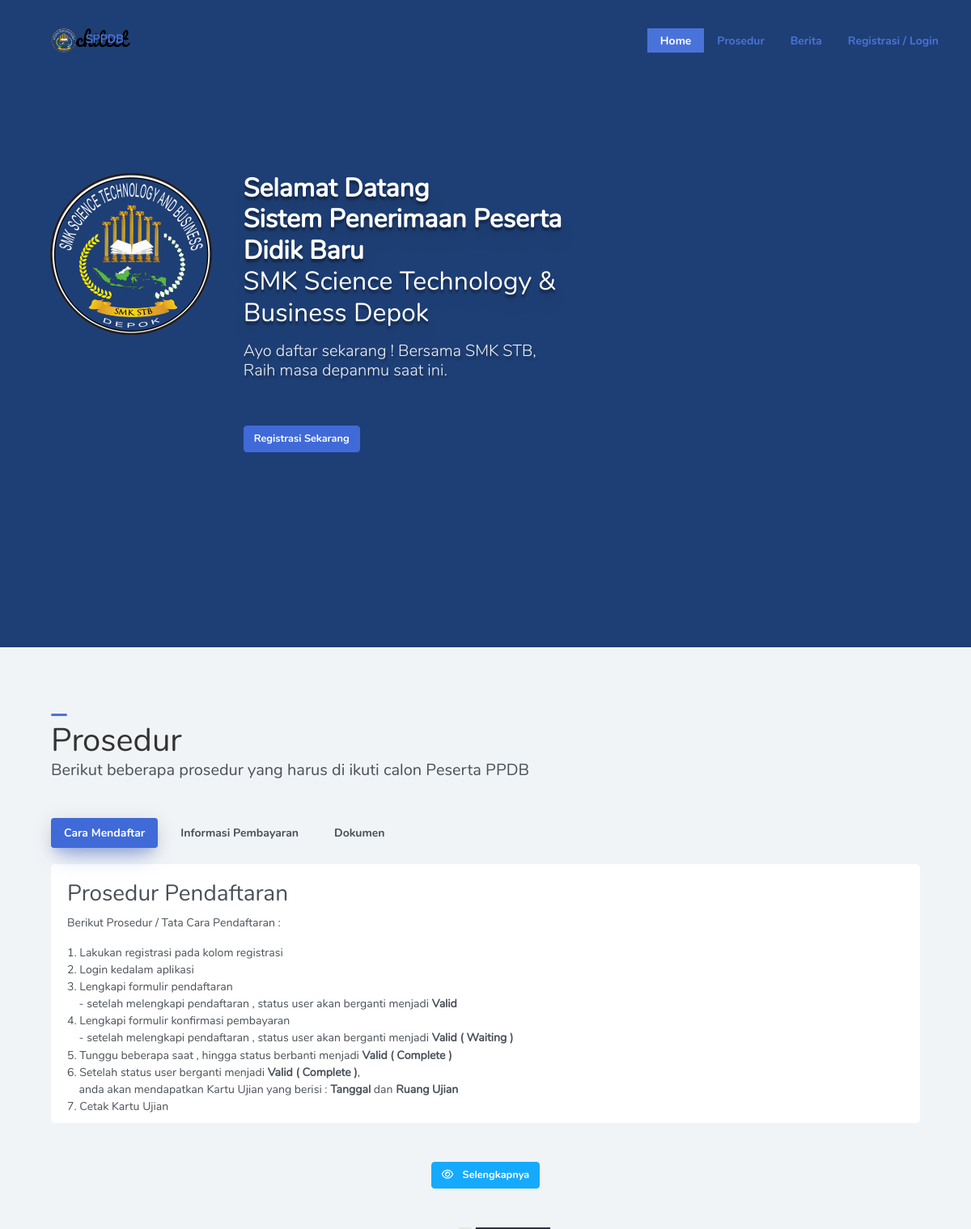
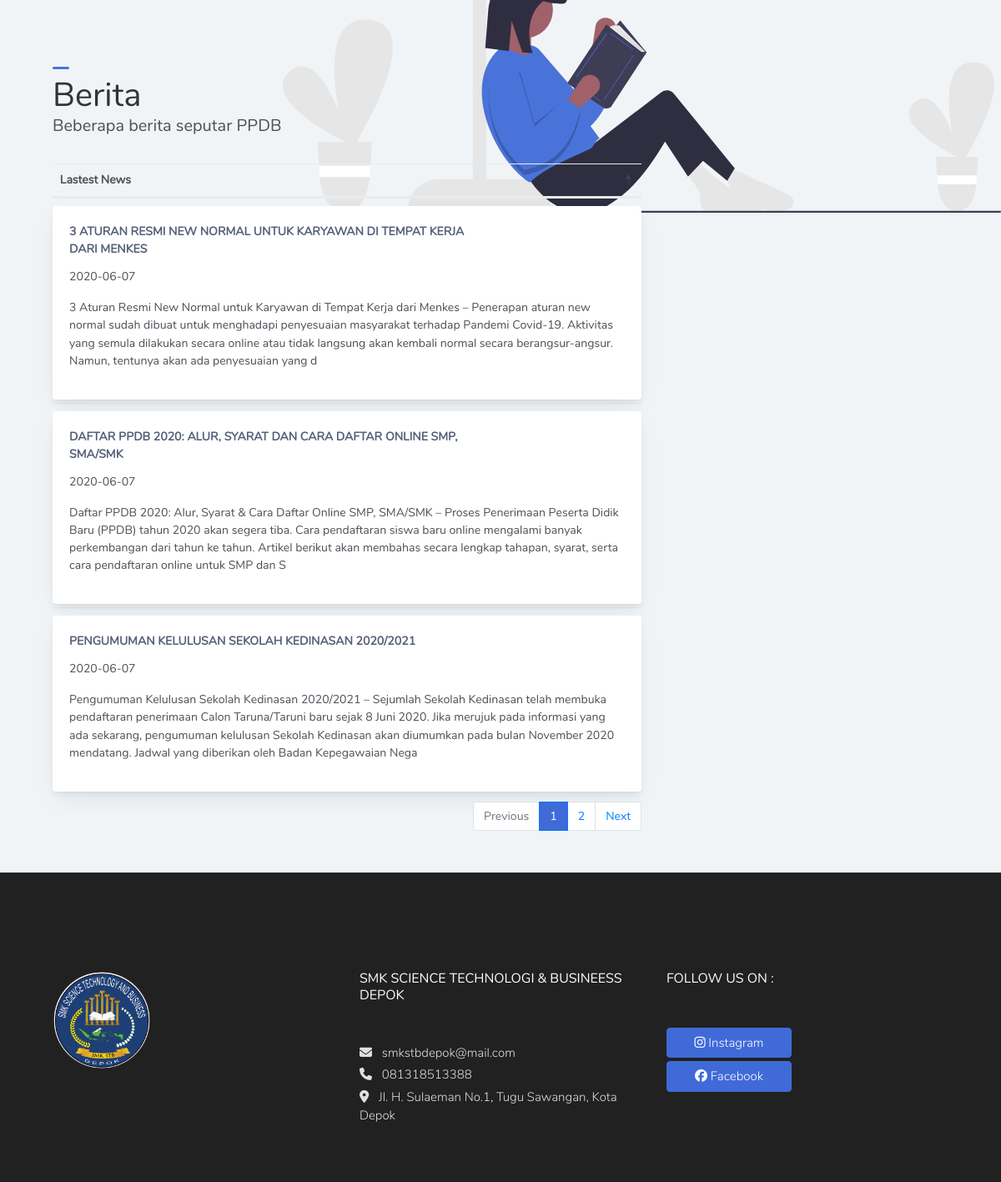
The page / on the database its author committed (2 pictures, top to bottom).
### tables this page shows
CREATE TABLE `_sekolah` (
  `id_sekolah` int(1) NOT NULL,
  `nm_sekolah` varchar(100) NOT NULL,
  `alamat` text NOT NULL,
  `no_telp` varchar(50) NOT NULL,
  `email` varchar(50) NOT NULL,
  `nm_apl` varchar(100) NOT NULL,
  `initial_apl` varchar(20) NOT NULL,
  `logo` text NOT NULL
);

CREATE TABLE `_info` (
  `id_info` int(1) NOT NULL,
  `cara_mendaftar` text NOT NULL,
  `dokumen` text NOT NULL,
  `info_pembayaran` text NOT NULL,
  `welcome_msg` text NOT NULL
);

CREATE TABLE `_berita` (
  `id_berita` int(10) NOT NULL,
  `judul_berita` varchar(150) NOT NULL,
  `isi_berita` text NOT NULL,
  `tgl_berita` date NOT NULL,
  `status` varchar(15) NOT NULL
);

### application/controllers/Cntlr_frontend.php (called while the page is built, shortened)
<?php
class Cntlr_frontend extends CI_Controller
{
	function __construct()
	{
		$this->load->helper('url_helper');
		$this->load->helper('array');
		$this->load->model('model_gelombang');
		$this->load->model('model_berita');
		$this->load->model('model_jurusan');
	}
	public function index()
	{
		$data['getBerita']= $this->model_berita->showAll();
		$data['logo']= $this->model_sekolah->getAll();
		$data['getGelStatus']= $this->model_gelombang->getStatusAktif();
		$data['num_row'] = count($data['getGelStatus'] );
		$data['infoPendaftaran']= $this->model_infopendaftaran->getAll();
		$data['getJurusan']= $this->model_jurusan->getJurusanAktif();
		$data['title'] = 'Selamat Datang PMB Online';
		$this->load->view('frontend/master', $data);
	}
}

### index.php (called while the page is built, shortened)
<?php
require_once BASEPATH.'core/CodeIgniter.php';

### application/models/Model_sekolah.php (called while the page is built, shortened)
<?php
class Model_sekolah extends CI_Model
{
    public function getAll()
    {
        return $this->db->get('_sekolah')->row_array();
    }
}

### application/models/Model_infopendaftaran.php (called while the page is built, shortened)
<?php
class Model_infopendaftaran extends CI_Model
{
    public function getAll()
    {
        return $this->db->get('_info')->row_array();
    }
}

### application/models/Model_berita.php (called while the page is built, shortened)
<?php
class Model_berita extends CI_Model
{
    public function showAll()
    {
        $this->db->select('*');
		$this->db->from('_berita');
		$query=$this->db->get();
	    return $query->result_array();
    }
}

### application/views/frontend/sections/section_berita.php (the view)
<section class="row section section3" id="section3" data-anchor="berita">
    <div class="container-fluid section-main ml-md-5 mr-md-5 mt-md-5">
        <div class="section-header">
            <div class="row">
                <div class="col-md-12">
                    <div class="page-title">
                        <h1>Berita</h1>
                    </div>
                    <div class="page-sub-title">
                        <p class="lead">Beberapa berita seputar PPDB</p>
                    </div>
                </div>
            </div>
        </div>
        <div class="section-content section-prosedur mt-2 mb-5">
            <div class="row mb-2">
                <div class="col-md-8">
                    <table id="beritaTable" class="table" border="0">
                        <thead>
                            <tr>
                                <th> Lastest News </th>
                            </tr>
                        </thead>
                        <tbody>
                            <?php foreach ($getBerita as $gb) : ?>
                                <tr>
                                    <td class="m-0 pb-1 pl-0 pr-0">
                                        <div class="card">
                                            <div class="card-body">
                                                <div class="card-title row">
                                                    <div class="col-md-9">
                                                        <?= $gb['judul_berita'] ?>
                                                    </div>
                                                    <div class="col"></div>
                                                </div>
                                                <div class="pt-0"><?= $gb['tgl_berita'] ?></div>
                                                <div class="pt-3">
                                                    <?php
                                                    echo substr($gb['isi_berita'], 0, 350);
                                                    ?>
                                                </div>
                                            </div>
                                        </div>
                                    </td>
                                </tr>
                            <?php endforeach; ?>
                        </tbody>
                    </table>
                </div>
            </div>
        </div>
    </div>
</section>

### application/views/frontend/master.php (shortened to what this page needs)
<!doctype html>
<html lang="en">
<head>
    <link rel="stylesheet" type="text/css" href="<?php echo base_url() . 'assets/css/main.css'; ?>">
    <link rel="stylesheet" type="text/css" href="<?php echo base_url() . 'assets/css/custom-main.css'; ?>">
    <link rel="stylesheet" type="text/css" href="<?php echo base_url() . 'assets/css/custom-webapp.css'; ?>">
    <link rel="stylesheet" type="text/css" href="<?php echo base_url() . 'assets/css/custom-fonts.css'; ?>">
    <link rel="stylesheet" type="text/css" href="<?php echo base_url() . 'vendor/components/font-awesome/css/all.css'; ?>">
    <link rel="stylesheet" type="text/css" href="<?php echo base_url() . 'assets/modules/pe-icon-7-stroke/css/pe-icon.css'; ?>">
    <link rel="stylesheet" type="text/css" href="<?php echo base_url() . 'assets/modules/pe-icon-7-stroke/css/pe-icon-helper.css'; ?>">
    <link rel="stylesheet" type="text/css" href="<?php echo base_url() . 'vendor/datatables/datatables/media/css/dataTables.bootstrap4.min.css'; ?>">
</head>
<body>
    <div class="app-container app-theme-white body-tabs-shadow fixed-sidebar fixed-header">
        <?php $this->load->view('frontend/partials/navbar'); ?>
        <div class="app-main" >
        <?php $this->load->view('frontend/partials/sidebar'); ?>
            <div class="container-fluid wrapper">
                <?php $this->load->view('frontend/sections/section_home'); ?>
                <?php $this->load->view('frontend/sections/section_prosedur'); ?>
                <?php $this->load->view('frontend/sections/section_berita'); ?>
                <?php $this->load->view('frontend/sections/section_footer'); ?>
            </div>
        </div>
    </div>
</body>
</html>

### application/views/frontend/partials/navbar.php (shortened to what this page needs)
<div class="app-header nav-webapp fixed" id="navWebapps">
    <div class="app-header__logo">
        <div class="logo-src mb-2">
            <img src="<?php echo base_url('assets/images/school/' . $logo['logo']) ?>" height="30px">
            <strong class="ml-2"><?= $logo['initial_apl'];?></strong>
        </div>
    </div>
    <div class="app-header__content">
        <div class="app-header-right">
            <ul class="header-menu nav">
                <li class="btn-group nav-item">
                    <a class="nav-link navbar-link" href="#" data-scroll="home">
                        Home
                    </a>
                </li>
                <li class="btn-group nav-item">
                    <a class="nav-link navbar-link" href="#" data-scroll="prosedur">
                        Prosedur
                    </a>
                </li>
                <li class="btn-group nav-item">
                    <a class="nav-link navbar-link" href="#"  data-scroll="berita">
                        Berita
                    </a>
                </li>
                <li class="btn-group  nav-item">
                    <a href="javascript:void(0);" data-toggle="modal" data-target="#modalLogin" class="nav-link navbar-link">
                        Registrasi / Login
                    </a>
                </li>
            </ul>
        </div>
    </div>
</div>

### application/views/frontend/sections/section_home.php
<section class="row section section1" id="section1" data-anchor="home">
    <div class="container-fluid section-content">
        <div class="col-md-8 col-xs-12">
            <div class="jumbotron">
                <div class="row">
                    <div class="col-md-4">
                        <img src="<?php echo base_url('assets/images/school/' . $logo['logo']) ?>">
                    </div>
                    <div class="col-md-8">
                        <h2 class="display-5">
                            <?= $infoPendaftaran['welcome_msg']; ?>
                        </h2>
                        <h3 class="lead">Ayo daftar sekarang ! Bersama SMK STB,<br> Raih masa depanmu saat ini.</h3>
                        <button type="button" class="btn mr-2 mt-5 mb-2 btn-primary" data-toggle="modal" data-target="#modalLogin">
                            Registrasi Sekarang
                        </button>
                    </div>
                </div>
            </div>
        </div>
    </div>
</section>

### application/views/frontend/sections/section_prosedur.php (shortened to what this page needs)
<section class="row section section2" id="section2" data-anchor="prosedur">
    <div class="container-fluid section-main ml-md-5 mr-md-5">
        <div class="section-header">
            <div class="row">
                <div class="col-md-12">
                    <div class="page-title">
                        <h1>Prosedur</h1>
                    </div>
                    <div class="page-sub-title">
                        <p class="lead">Berikut beberapa prosedur yang harus di ikuti calon Peserta PPDB</p>
                    </div>
                </div>
            </div>
        </div>
        <div class="section-content section-prosedur mt-2 mb-5" id="section-prosedur">
            <ul class="body-tabs body-tabs-layout tabs-animated body-tabs-animated nav">
                <li class="nav-item">
                    <a role="tab" class="nav-link active" id="tab-0" data-toggle="tab" href="#tab-content-0">
                        <span>Cara Mendaftar</span>
                    </a>
                </li>
                <li class="nav-item">
                    <a role="tab" class="nav-link" id="tab-1" data-toggle="tab" href="#tab-content-1">
                        <span>Informasi Pembayaran</span>
                    </a>
                </li>
                <li class="nav-item">
                    <a role="tab" class="nav-link" id="tab-2" data-toggle="tab" href="#tab-content-2">
                        <span>Dokumen</span>
                    </a>
                </li>
            </ul>
            <div class="tab-content">
                <div class="tab-pane tabs-animation fade show active" id="tab-content-0" role="tabpanel">
                    <div class="row">
                        <div class="col-md-12">
                            <div class="card card-prosedur">
                                <div class="card-body">
                                    <?= $infoPendaftaran['cara_mendaftar']; ?>
                                </div>
                            </div>
                        </div>
                    </div>
                </div>
            </div>
            <div class="row mt-5 text-center">
                <div class="col"></div>
                <div class="col-md-4">
                    <button class="btn btn-info openProsedur"><i class="fa fa-eye mr-2"></i> Selengkapnya </button>
                </div>
                <div class="col"></div>
            </div>
        </div>
    </div>
</section>

### application/views/frontend/sections/section_footer.php
<section class="row section section4 text-white" id="section4">
    <div class="container-fluid section-main ml-md-5 mr-md-5 mt-md-5">
        <div class="section-content section-footer mt-5 mb-5">
            <div class="row mt-3">
                <div class="col-md-4">
                    <img src="<?php echo base_url('assets/images/school/' . $logo['logo']) ?>">
                </div>
                <div class="col-md-4">
                    <h6><?= $logo['nm_sekolah']; ?></h6>
                    <ul class="list-unstyled mt-5">
                        <li class="pb-1"><i class="fa fa-envelope mr-2"></i> <?= $logo['email']; ?></li>
                        <li class="pb-1"><i class="fa fa-phone mr-2"></i> <?= $logo['no_telp']; ?> </li>
                        <li class="pb-1"><i class="fa fa-map-marker-alt mr-2"></i> <?= $logo['alamat']; ?> </li>
                    </ul>
                </div>
                <div class="col-md-4">
                    <h6>FOLLOW US ON :</h6>
                    <ul class="list-unstyled mt-5">
                        <li class="pb-1"><a href="" class="btn btn-primary"><i class="fab fa-instagram"></i> Instagram</a></li>
                        <li class="pb-1"><a href="" class="btn btn-primary"><i class="fab fa-facebook"></i> Facebook</a></li>
                    </ul>
                </div>
            </div>
        </div>
    </div>
</section>

### assets/css/custom-main.css (style rules this page uses)
html,* { font-family:'Nunito Regular'; }
.btn { font-family:'Nunito Bold'; }
.page-title { color: #333333; }
.page-sub-title { margin-top:-10px !important; }

### assets/css/custom-webapp.css (style rules this page uses)
* { scrollbar-width: thin; }
.app-header__logo { background-color: transparent !important; }
.app-header__logo .logo-src { color:#4A73DA; }
.nav-webapp { position: absolute; left: 0; right: 0; margin-top:20px; padding: 4px 0; background: transparent !important; transition:500ms; z-index: 100; }
.nav-webapp .app-header__logo { margin:0px 0px 0px 40px; }
.nav-webapp .header-menu .nav-item .nav-link { font-family: 'Nunito Bold' !important; font-size:14px; color:#4A73DA !important; }
.nav-webapp .header-menu .nav-item .navbar-link::after { content:""; width:0; height:30px; background-color: #4A73DA; position: absolute; display: block; top: 6; left: 0%; margin-left:0px; z-index:-1; }
.nav-webapp .header-menu .nav-item .navbar-link.active::after { width:100%; height:30px; }
.nav-webapp .header-menu .nav-item .navbar-link.active { color:#ffffff !important; }
.wrapper { margin: 0 auto; position: absolute; top:0; }
.section .section-main { margin-top:70px !important; }
.section .section-header .page-title::before { content:""; width: 20px; height: 3px; background-color: #4A73DA; position: relative; display: inline-block; border-radius:50px; margin-right:5px; }
.section1 { background: #1E3F75 url(../images/components/school-bg.svg) no-repeat right fixed; height:100vh; }
.section1 .section-content { margin-top:150px; }
.section1 .jumbotron { background: transparent; background-size: 400px,500px; background-position-y: bottom; background-position-x: left; }
.section1 .jumbotron h2 { color:#ffffff; text-shadow: 0px 4px 3px rgba(0,0,0,0.4), 0px 8px 13px rgba(0,0,0,0.1), 0px 18px 23px rgba(0,0,0,0.1); }
.section1 .jumbotron h3 { font-family:'Nunito Light'; color:#F1F4F6; text-shadow: 2px 4px 3px rgba(0,0,0,0.3); }
.section1 .jumbotron img { height: 200px; width: 200px; }
.section2 { background-color: #F1F4F6; }
.section2 .section-prosedur .card-prosedur { box-shadow: none; border-radius:5px; }
.section2 .section-prosedur .card-prosedur .card-body { height:40vh; max-height: 50vh; overflow-y: scroll; }
.section2 .body-tabs .nav-item .nav-link span { font-family: 'Nunito Bold' !important; }
.section3 { background: #F1F4F6 url(../images/components/reading.svg) no-repeat right fixed; }
.section4 { background-color: #212121; }
.section-footer ul li { font-family:'Nunito Light'; font-size:15px; color:#e0e0e0; }
.section-footer ul li a { display: block; width: 150px; font-family:'Nunito Light'; font-size:15px; }
.section-footer img { width: 35%; }

### rows shown on the page
_sekolah: logo (picture), initial_apl "SPPDB", nm_sekolah "SMK SCIENCE TECHNOLOGI & BUSINEESS DEPOK", email "smkstbdepok@mail.com", no_telp "081318513388", alamat "Jl. H. Sulaeman No.1, Tugu Sawangan, Kota Depok"
_info: welcome_msg "Selamat Datang Sistem Penerimaan Peserta Didik Baru SMK Science Technology & Business Depok", cara_mendaftar "Prosedur Pendaftaran Berikut Prosedur / Tata Cara Pendaftaran : 1. Lakukan registrasi pada kolom registrasi 2. Login kedalam aplikasi 3. Lengkapi formulir pendaftaran - setelah melengkapi pendaftaran , status user akan berganti menjadi Valid 4. Lengkapi formulir konfirmasi pembayaran - setelah melengkapi pendaftaran , status user akan berganti menjadi Valid ( Waiting ) 5. Tunggu beberapa saat , hingga status berbanti menjadi Valid ( Complete ) 6. Setelah status user berganti menjadi Valid ( Complete ) , anda akan mendapatkan Kartu Ujian yang berisi : Tanggal dan Ruang Ujian 7. Cetak Kartu Ujian"
_berita: judul_berita "DAFTAR PPDB 2020: ALUR, SYARAT DAN CARA DAFTAR ONLINE SMP, SMA/SMK", tgl_berita "2020-06-07", isi_berita "Daftar PPDB 2020: Alur, Syarat & Cara Daftar Online SMP, SMA/SMK – Proses Penerimaan Peserta Didik Baru (PPDB) tahun 2020 akan segera tiba. Cara pendaftaran siswa baru online mengalami banyak perkembangan dari tahun ke tahun. Artikel berikut akan membahas secara lengkap tahapan, syarat, serta cara pendaftaran online untuk SMP dan S"
_berita: judul_berita "PENGUMUMAN KELULUSAN SEKOLAH KEDINASAN 2020/2021", tgl_berita "2020-06-07", isi_berita "Pengumuman Kelulusan Sekolah Kedinasan 2020/2021 – Sejumlah Sekolah Kedinasan telah membuka pendaftaran penerimaan Calon Taruna/Taruni baru sejak 8 Juni 2020. Jika merujuk pada informasi yang ada sekarang, pengumuman kelulusan Sekolah Kedinasan akan diumumkan pada bulan November 2020 mendatang. Jadwal yang diberikan oleh Badan Kepegawaian Nega"
_berita: judul_berita "3 ATURAN RESMI NEW NORMAL UNTUK KARYAWAN DI TEMPAT KERJA DARI MENKES", tgl_berita "2020-06-07", isi_berita "3 Aturan Resmi New Normal untuk Karyawan di Tempat Kerja dari Menkes – Penerapan aturan new normal sudah dibuat untuk menghadapi penyesuaian masyarakat terhadap Pandemi Covid-19. Aktivitas yang semula dilakukan secara online atau tidak langsung akan kembali normal secara berangsur-angsur. Namun, tentunya akan ada penyesuaian yang d"
